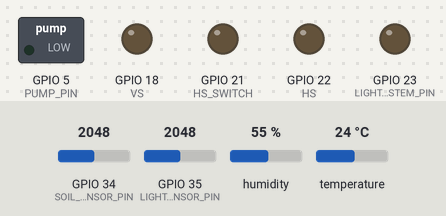
Recording of a sketch running on a simulated ESP32. On the bench: switched loads named in the sketch (green lamp = pin HIGH), output pins drawn as LEDs (lit = HIGH). The test bench sets the inputs (shaded band); at power-on: humidity 55 %, GPIO 34 (SOIL_MOISTURE_SENSOR_PIN) = 2048, GPIO 35 (LIGHT_SENSOR_PIN) = 2048, temperature 24 °C. The local clock reads 2024-03-15 10:24:30 at power-on unless the sketch sets it; random numbers use the default seed unless the sketch sets one.

Above: at 1.2 s.
1.3 s: humidity set to 74 %
3.2 s: humidity set to 77 %
At 6.7 s:
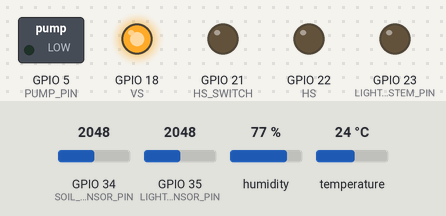
7.5 s: GPIO 34 (SOIL_MOISTURE_SENSOR_PIN) set to 2850
9.2 s: GPIO 34 (SOIL_MOISTURE_SENSOR_PIN) set to 2941
At 10.9 s:
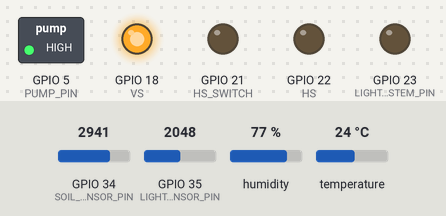
11.5 s: GPIO 35 (LIGHT_SENSOR_PIN) set to 853
13.2 s: GPIO 35 (LIGHT_SENSOR_PIN) set to 747
At 15.2 s:
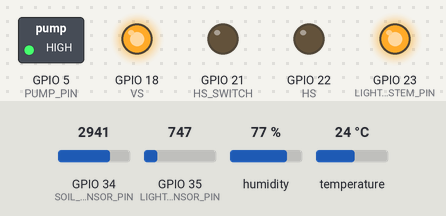
Timing chart, 0 to 16.5 s (numbered marks = the images above; inputs shaded):
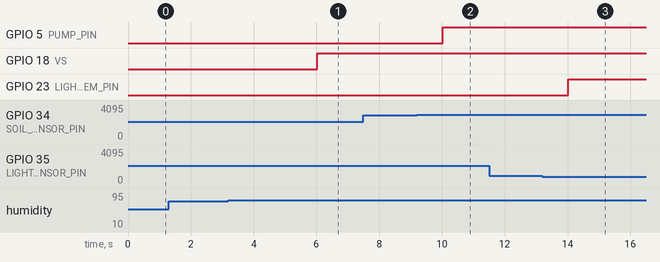

The sketch:

VENAT_SMART_andrew_phiri.ino.ino
```cpp
#include <Wire.h>
#include "DHT.h"
#include <SPI.h>
#include <WiFi.h>
#include <ThingerESP32.h>
#include <time.h>

//--------------------------------------------------------------------------------------------------

// Define constants
#define THINGER_SERIAL_DEBUG
#define USERNAME "YOUR_USERNAME"
#define DEVICE_ID "YOUR_DEVICE_ID"
#define DEVICE_CREDENTIAL "YOUR_DEVICE_CREDENTIAL"
#define SSID "YOUR_WIFI_SSID"
#define SSID_PASSWORD "YOUR_WIFI_PASSWORD"

//--------------------------------------------------------------------------------------------------

#define VS 18
#define CS 19
#define HS 22
#define HS_SWITCH 21

//--------------------------------------------------------------------------------------------------

#define DHTPIN 2
#define DHTTYPE DHT11
#define LIGHT_SENSOR_PIN 35
#define LIGHT_SYSTEM_PIN 23
#define SOIL_MOISTURE_SENSOR_PIN 34
#define PUMP_PIN 5
#define SECS_PER_DAY 86400

//--------------------------------------------------------------------------------------------------

// Initialize DHT sensor and Thinger.io instance
DHT dht11(DHTPIN, DHTTYPE);
ThingerESP32 thing(USERNAME, DEVICE_ID, DEVICE_CREDENTIAL);

//--------------------------------------------------------------------------------------------------

// Sensor and system variables
float t, h, n, p, k;
int light, soilMoisture;
float energy_usage = 0, energy_savings = 0, cost_savings = 0;
const float pump_power = 2000; // watts
const float light_power = 50;
const float heating_power = 1500;
const float cooling_power = 2000;
const float ventilation_power = 2000;
const float electricity_cost_per_kwh = 0.155850; // local currency per kWh

// Timing variables
unsigned long previousMillis = 0;
const long interval = 2000;
unsigned long lightStartMillis = 0, pumpStartMillis = 0;
unsigned long coolingStartMillis = 0, heatingStartMillis = 0, ventilationStartMillis = 0;
bool lightOn = false, pumpOn = false, coolingOn = false, heatingOn = false, ventilationOn = false;

// Nutrient tracking
float initialN = 35.0, initialP = 5.0, initialK = 50.0;
int daysSincePlanting = 0;

// Growth dates
String germination_date, flowering_date, pollination_date, maturity_date;

//--------------------------------------------------------------------------------------------------

// Add days to a base date
String addDaysToDate(int daysToAdd) {
  struct tm plantingTime = {0,0,0,11,4-1,2025-1900};
  time_t plantingDate = mktime(&plantingTime) + daysToAdd * SECS_PER_DAY;
  struct tm *timeInfo = localtime(&plantingDate);
  char buffer[11];
  strftime(buffer, sizeof(buffer), "%Y-%m-%d", timeInfo);
  return String(buffer);
}

//--------------------------------------------------------------------------------------------------

// Plant growth prediction placeholder
String getPlantGrowthPrediction(float temperature, float humidity, int light, int soilMoisture, float nitrogen, float phosphorus, float potassium) {
    // Proprietary logic removed
    return "Prediction logic removed for privacy";
}

// Update growth stage dates
void updateGrowthDates(String growthStage) {
  germination_date = addDaysToDate(0) + " to " + addDaysToDate(5);
  flowering_date = addDaysToDate(10) + " to " + addDaysToDate(20);
  pollination_date = addDaysToDate(15) + " to " + addDaysToDate(25);
  maturity_date = addDaysToDate(30) + " to " + addDaysToDate(50);
}

//--------------------------------------------------------------------------------------------------

// Pest and disease risk placeholder
float calculatePestDiseaseRisk(float temperature, float humidity, int light, int soilMoisture, float nitrogen, float phosphorus, float potassium) {
    // Proprietary logic removed
    return 0.0;
}

String determineRiskLevel(float risk) {
    // Placeholder logic
    return "Risk analysis logic removed";
}

String getRecommendation(String riskLevel) {
    return "Recommendation logic removed";
}

//--------------------------------------------------------------------------------------------------

// Nutrient depletion forecast placeholder
String forecastNutrientDepletion() {
    return "Nutrient depletion forecast logic removed";
}

//--------------------------------------------------------------------------------------------------

// Soil health monitoring placeholder
String monitorSoilHealth() {
    return "Soil health analysis logic removed";
}

//--------------------------------------------------------------------------------------------------

void setup() {
  Serial.begin(115200);
  srand(time(0));

  // Pin modes
  pinMode(VS, OUTPUT);
  pinMode(HS, OUTPUT);
  pinMode(HS_SWITCH, OUTPUT);
  pinMode(CS, OUTPUT);
  pinMode(LIGHT_SYSTEM_PIN, OUTPUT);
  pinMode(SOIL_MOISTURE_SENSOR_PIN, INPUT);
  pinMode(PUMP_PIN, OUTPUT);

  // WiFi and sensors
  thing.add_wifi(SSID, SSID_PASSWORD);
  dht11.begin();

  // Thinger.io resources
  thing["dht11"] >> [](pson& out){ out["temperature"]=t; out["humidity"]=h; };
  thing["HS_SWITCH"] << digitalPin(HS_SWITCH);
  thing["light_sensor"] >> [](pson& out){ out["light"]=light; };
  thing["soil_moisture_sensor"] >> [](pson& out){ out["soil_moisture"]=soilMoisture; };
  thing["npk"] >> [](pson& out){ out["nitrogen"]=n; out["phosphorus"]=p; out["potassium"]=k; };
  thing["savings"] >> [](pson& out){ out["energy_usage"]=energy_usage; out["energy_savings"]=energy_savings; out["cost_savings"]=cost_savings; };
  thing["dates"] >> [](pson& out){
      out["planting_date"]=addDaysToDate(0);
      out["germination_date"]=germination_date;
      out["flowering_date"]=flowering_date;
      out["pollination_date"]=pollination_date;
      out["maturity_date"]=maturity_date;
  };
  thing["system_state"] >> [](pson& out){
      out["ventilation"]=ventilationOn?"ON":"OFF";
      out["cooling"]=coolingOn?"ON":"OFF";
      out["heating"]=heatingOn?"ON":"OFF";
      out["lighting"]=lightOn?"ON":"OFF";
      out["pump"]=pumpOn?"ON":"OFF";
  };
  thing["growth_prediction"] >> [](pson& out){ out["prediction"]=getPlantGrowthPrediction(t,h,light,soilMoisture,n,p,k); };
  thing["pest_disease_risk"] >> [](pson& out){
      float risk=calculatePestDiseaseRisk(t,h,light,soilMoisture,n,p,k);
      out["risk_level"]=determineRiskLevel(risk);
      out["recommendation"]=getRecommendation(out["risk_level"]);
  };
  thing["nutrient_depletion_forecast"] >> [](pson& out){ out["forecast"]=forecastNutrientDepletion(); };
  thing["soil_health"] >> [](pson& out){ out["health_status"]=monitorSoilHealth(); };
}

//--------------------------------------------------------------------------------------------------

void loop() {
  thing.handle();
  unsigned long currentMillis = millis();

  if (currentMillis - previousMillis >= interval) {
    previousMillis = currentMillis;

    // Read sensors
    t = dht11.readTemperature();
    h = dht11.readHumidity();

    n = 29.9 + static_cast<float>(rand()) / (static_cast<float>(RAND_MAX / (35.0 - 29.9)));
    p = 2.3 + static_cast<float>(rand()) / (static_cast<float>(RAND_MAX / (5.0 - 2.3)));
    k = 45.8 + static_cast<float>(rand()) / (static_cast<float>(RAND_MAX / (50.0 - 45.8)));

    // Environmental controls (ventilation, heating, cooling, lighting, irrigation)
    if (h > 75 && !ventilationOn) { digitalWrite(VS,HIGH); ventilationOn=true; ventilationStartMillis=currentMillis; }
    else if (h <= 75 && ventilationOn) { digitalWrite(VS,LOW); ventilationOn=false; energy_usage+=((currentMillis-ventilationStartMillis)/3600000.0)*(ventilation_power/1000); }

    if (t > 25 && !coolingOn) { digitalWrite(CS,LOW); coolingOn=true; coolingStartMillis=currentMillis; }
    else if (t <= 25 && coolingOn) { digitalWrite(CS,HIGH); coolingOn=false; energy_usage+=((currentMillis-coolingStartMillis)/3600000.0)*(cooling_power/1000); }

    if (t < 20 && !heatingOn) { digitalWrite(HS,LOW); heatingOn=true; heatingStartMillis=currentMillis; }
    else if (t >= 20 && heatingOn) { digitalWrite(HS,HIGH); heatingOn=false; energy_usage+=((currentMillis-heatingStartMillis)/3600000.0)*(heating_power/1000); }

    light = map(analogRead(LIGHT_SENSOR_PIN), 0, 4095, 0, 100);
    if (light < 20 && !lightOn) { digitalWrite(LIGHT_SYSTEM_PIN,HIGH); lightOn=true; lightStartMillis=currentMillis; }
    else if (light >= 20 && lightOn) { digitalWrite(LIGHT_SYSTEM_PIN,LOW); lightOn=false; energy_usage+=((currentMillis-lightStartMillis)/3600000.0)*(light_power/1000); }

    int soilReading = analogRead(SOIL_MOISTURE_SENSOR_PIN);
    soilMoisture = (soilReading > 4096) ? 0 : map(soilReading,0,4096,100,0);

    if (soilMoisture < 30 && !pumpOn) { digitalWrite(PUMP_PIN,HIGH); pumpOn=true; pumpStartMillis=currentMillis; }
    else if (soilMoisture >= 30 && pumpOn) { digitalWrite(PUMP_PIN,LOW); pumpOn=false; energy_usage+=((currentMillis-pumpStartMillis)/3600000.0)*(pump_power/1000); }

    // Energy and cost calculations
    float max_energy_usage=(currentMillis/3600000.0)*(pump_power+light_power+heating_power+cooling_power+ventilation_power)/1000;
    energy_savings=40*(max_energy_usage-energy_usage);
    cost_savings=energy_savings*electricity_cost_per_kwh;

    // Update growth stage and dates
    String growthStage = getPlantGrowthPrediction(t,h,light,soilMoisture,n,p,k);
    updateGrowthDates(growthStage);
  }
}
```

Measured:
- the behaviour switches between 75 and 76 % on humidity (found by bisection; images 0 and 1)
- the behaviour switches between 2908 and 2909 on GPIO 34 (SOIL_MOISTURE_SENSOR_PIN) (found by bisection; images 1 and 2)
- the behaviour switches between 819 and 818 on GPIO 35 (LIGHT_SENSOR_PIN) (found by bisection; images 2 and 3)
- after the input at 1.3 s, every drawn part: stays the same
- after the input at 3.2 s, GPIO 18 (VS): LOW → HIGH after 2.8 s
- after the input at 7.5 s, every drawn part: stays the same
- after the input at 9.2 s, GPIO 5 (PUMP_PIN): LOW → HIGH after 0.82 s
- after the input at 11.5 s, every drawn part: stays the same
- after the input at 13.2 s, GPIO 23 (LIGHT_SYSTEM_PIN): LOW → HIGH after 0.82 s
